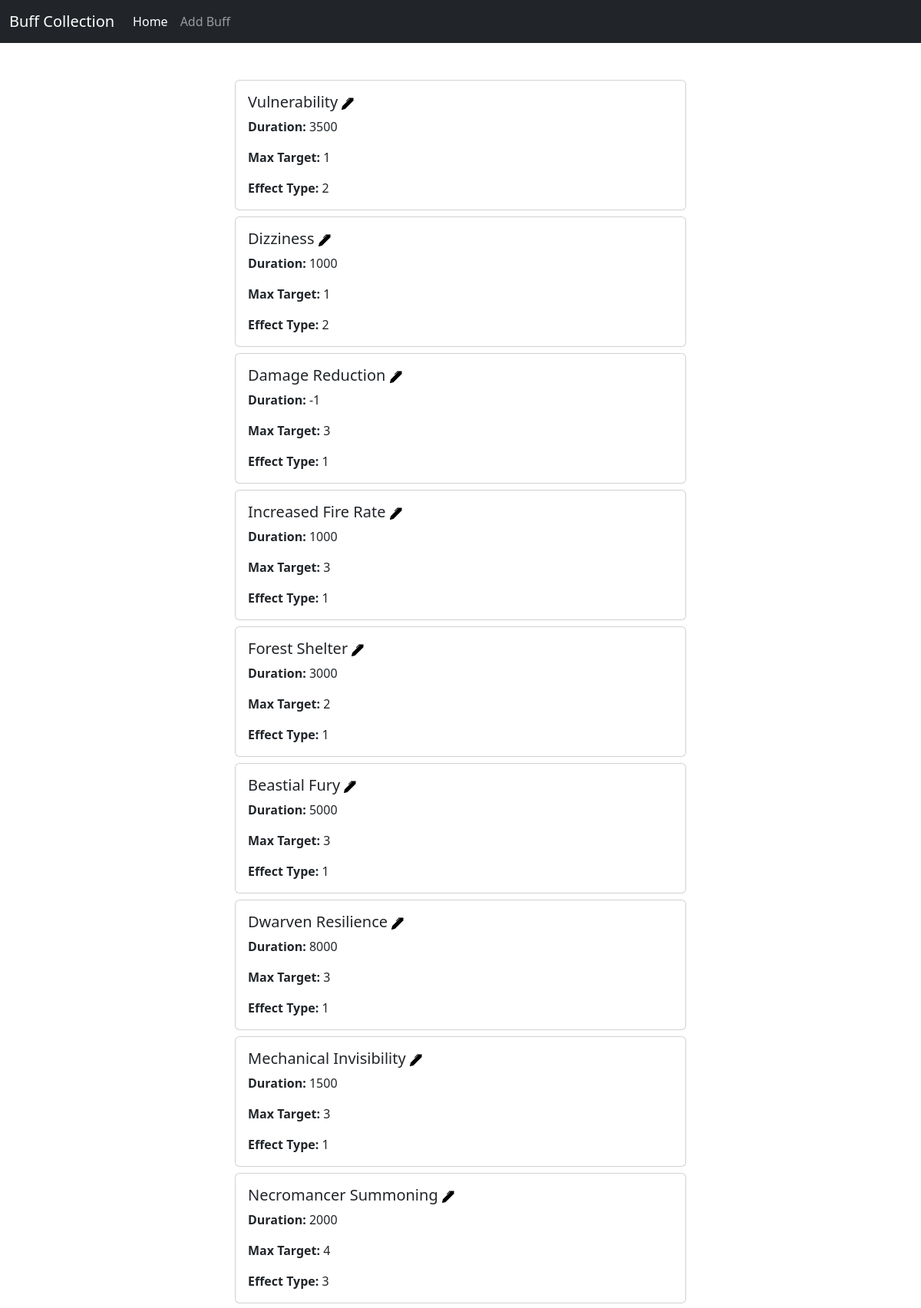
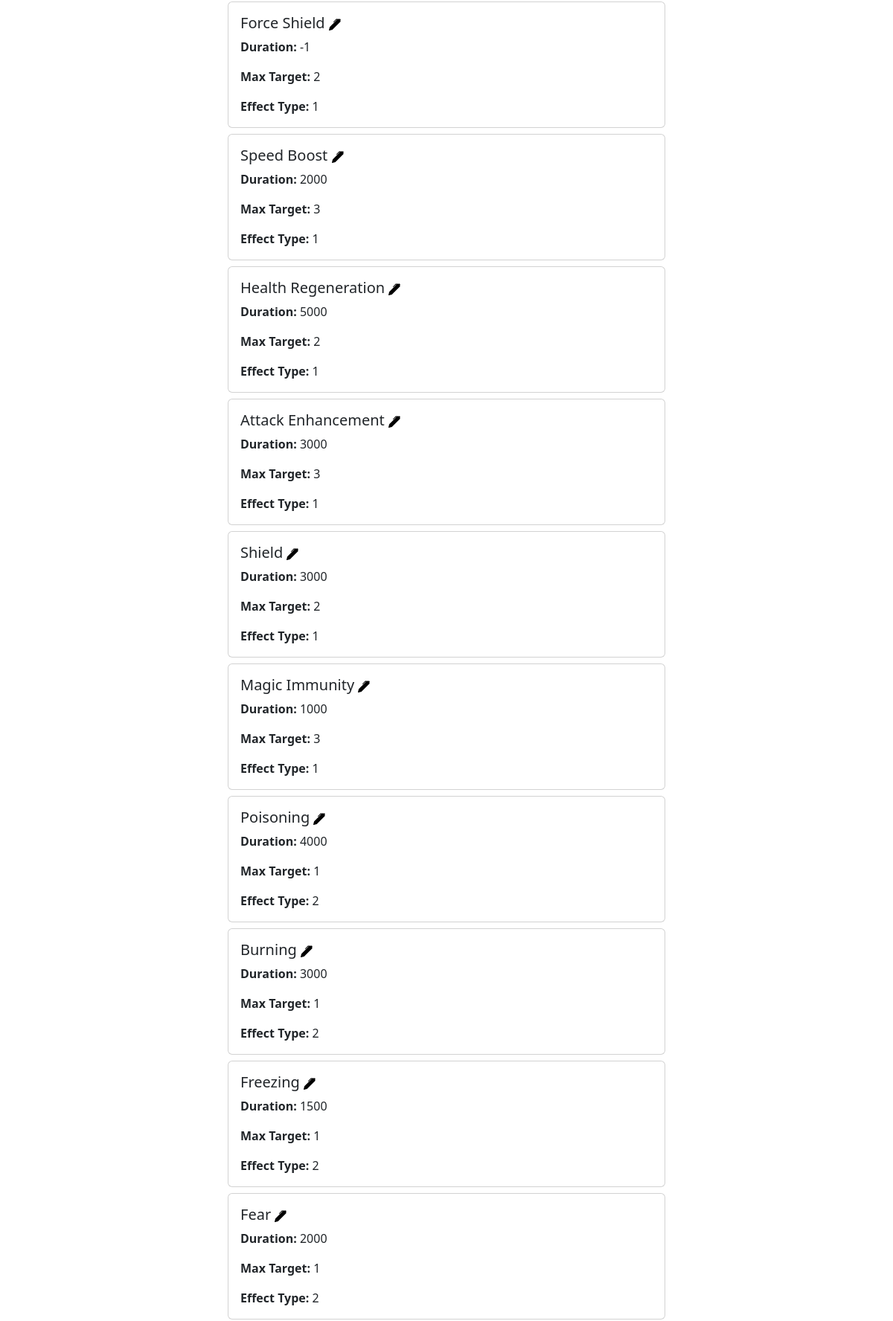
/buffs (upper part), run on the app's committed database (2 pictures, top to bottom).
### tables this page shows
CREATE TABLE buff
        (       
                buff_id INT PRIMARY KEY,
                buff_name VARCHAR(255),
                file_addr VARCHAR(255),
                duration INT,
                target_limit INT,
                effect_type INT -- CHANGED
        
        );

### main.py (the view)
@app.route("/buffs", methods=["GET"])
def buffs():
    if request.method == "GET":
        with sqlite3.connect(db_url) as conn:
            cur = conn.cursor()
            cur.execute('SELECT * FROM ' + buff_table_name + ' ORDER BY buff_id ASC')
            buff_data = cur.fetchall()
        return render_template("buff_main.html", dataset=buff_data)

### templates/buff_main.html (shortened to what this page needs)
<html>
    <head>
        <link rel="stylesheet" href="/static/css/bootstrap.css">
    </head>
    <body class="">
        <nav class="navbar navbar-expand-lg navbar-dark bg-dark sticky-top">
            <div class="container-fluid">
            <a class="navbar-brand" href="#">Buff Collection</a>
            <div class="collapse navbar-collapse" id="navbarNav">
                <ul class="navbar-nav">
                <li class="nav-item">
                    <a class="nav-link active" aria-current="page" href="/">Home</a>
                </li>
                <li class="nav-item">
                    <a class="nav-link" href="/buff_add?id=null">Add Buff</a>
                </li>
                </ul>
            </div>
            </div>
        </nav>
            {%for data in dataset%}
            <div class="row justify-content-center">
                    <div class="col-6">
                        <div class="card mb-2">
                            <div class="row card-body">
                            <div class="col-sm-8">
                            <h5 class="card-title">
                                {{data[1]}}
                                <a href="/buff_add?id={{data[0]}}">
                                </a>
                            </h5>
                            <p class="card-text"><b>Duration: </b>{{data[3]}} </p>
                            <p class="card-text"><b>Max Target: </b>{{data[4]}} </p>
                            <p class="card-text"><b>Effect Type: </b>{{data[5]}} </p>
                        </div>
                        </div>
                </div>
            </div>
            </div>
            {%endfor%}
    </body>
</html>

### data on the page
buff: buff_name "Vulnerability", duration "3500", target_limit "1", effect_type "2"
buff: buff_name "Dizziness", duration "1000", target_limit "1", effect_type "2"
buff: buff_name "Damage Reduction", duration "-1", target_limit "3", effect_type "1"
buff: buff_name "Increased Fire Rate", duration "1000", target_limit "3", effect_type "1"
buff: buff_name "Forest Shelter", duration "3000", target_limit "2", effect_type "1"
buff: buff_name "Beastial Fury", duration "5000", target_limit "3", effect_type "1"
buff: buff_name "Dwarven Resilience", duration "8000", target_limit "3", effect_type "1"
buff: buff_name "Mechanical Invisibility", duration "1500", target_limit "3", effect_type "1"
buff: buff_name "Necromancer Summoning", duration "2000", target_limit "4", effect_type "3"
buff: buff_name "Force Shield", duration "-1", target_limit "2", effect_type "1"
buff: buff_name "Speed Boost", duration "2000", target_limit "3", effect_type "1"
buff: buff_name "Health Regeneration", duration "5000", target_limit "2", effect_type "1"
buff: buff_name "Attack Enhancement", duration "3000", target_limit "3", effect_type "1"
buff: buff_name "Shield", duration "3000", target_limit "2", effect_type "1"
buff: buff_name "Magic Immunity", duration "1000", target_limit "3", effect_type "1"
buff: buff_name "Poisoning", duration "4000", target_limit "1", effect_type "2"
buff: buff_name "Burning", duration "3000", target_limit "1", effect_type "2"
buff: buff_name "Freezing", duration "1500", target_limit "1", effect_type "2"
buff: buff_name "Fear", duration "2000", target_limit "1", effect_type "2"
